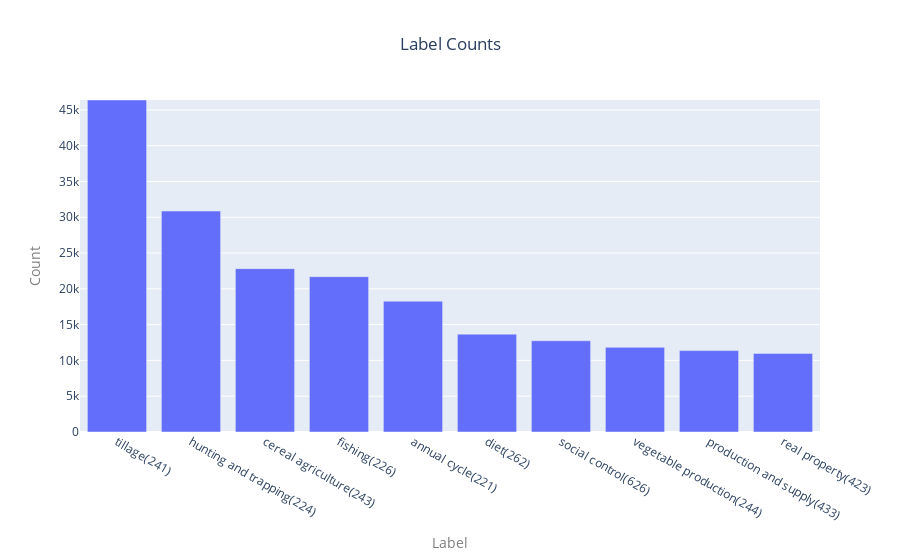

The cell this chart's notebook holds for it:
### Code cell
layout = go.Layout(
    title='Label Counts',
    title_x=0.5,
    yaxis=dict(range=[-4, ocms_counts.most_common(1)[0][1]],
    title = go.layout.yaxis.Title(text='Count', font=dict(size=14, color='#7f7f7f'))),
    xaxis=dict(title = go.layout.xaxis.Title(text='Label', font=dict(size=14, color='#7f7f7f')))
)

fig = go.Figure(
    data=[go.Bar(x=[f'{id_to_label[ocm[0]]}({ocm[0]})' for ocm in ocms_counts.most_common(N_TO_SELECT)], 
                 y=[ocm[1] for ocm in ocms_counts.most_common(N_TO_SELECT)])],
    layout=layout,
)
fig.write_image(f'{"Parent " if ONLY_PARENT_CATEGORY else ""}Categories.png')
fig.show()

### Figure 1 — Plotly figure (JSON) as saved in the notebook; plotly's stock layout.template omitted (floating-point values rounded to 4 significant figures)
{"data": [{"type": "bar", "x": ["tillage(241)", "hunting and trapping(224)", "cereal agriculture(243)", "fishing(226)", "annual cycle(221)", "diet(262)", "social control(626)", "vegetable production(244)", "production and supply(433)", "real property(423)"], "y": [46381, 30864, 22816, 21697, 18274, 13668, 12744, 11822, 11366, 10975]}], "layout": {"autosize": true, "title": {"text": "Label Counts", "x": 0.5}, "xaxis": {"autorange": true, "range": [-0.5, 9.5], "title": {"font": {"color": "#7f7f7f", "size": 14}, "text": "Label"}, "type": "category"}, "yaxis": {"range": [-4, 46381], "title": {"font": {"color": "#7f7f7f", "size": 14}, "text": "Count"}, "type": "linear"}}}
